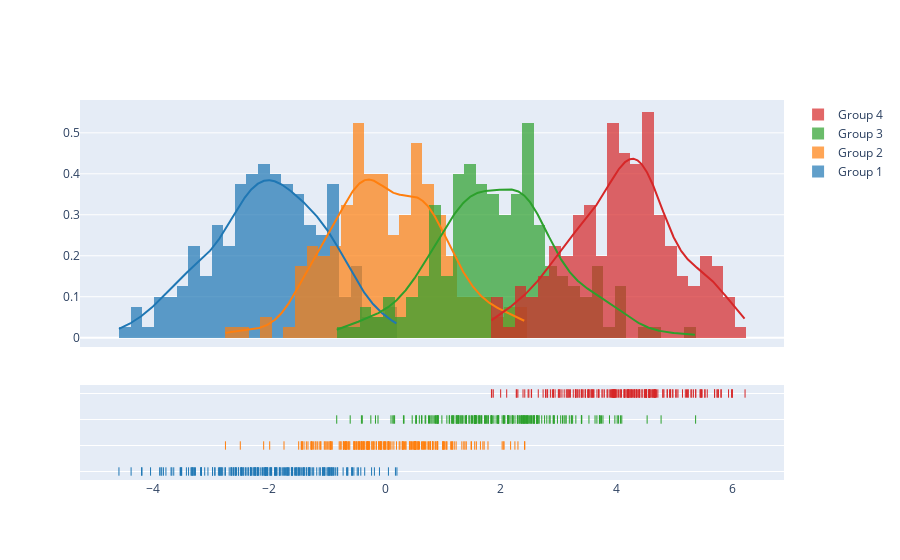

Write notebook code for a chart like this one.
### Code cell
import plotly.figure_factory as ff

# Add histogram data
x1 = np.random.randn(200) - 2
x2 = np.random.randn(200)
x3 = np.random.randn(200) + 2
x4 = np.random.randn(200) + 4

# Group data together
hist_data = [x1, x2, x3, x4]

group_labels = ['Group 1', 'Group 2', 'Group 3', 'Group 4']

# Create distplot with custom bin_size
fig = ff.create_distplot(hist_data, group_labels, bin_size=.2)
fig.show()

### Figure 1 — Plotly figure (JSON) as saved in the notebook; plotly's stock layout.template omitted (floating-point values rounded to 4 significant figures; data arrays with more than 128 entries replaced by an {"elided": "..."} marker saying what was removed)
{"data": [{"autobinx": false, "histnorm": "probability density", "legendgroup": "Group 1", "marker": {"color": "rgb(31, 119, 180)"}, "name": "Group 1", "opacity": 0.7, "type": "histogram", "x": {"elided": "200 float values"}, "xaxis": "x", "xbins": {"end": 0.2042, "size": 0.2, "start": -4.594}, "yaxis": "y"}, {"autobinx": false, "histnorm": "probability density", "legendgroup": "Group 2", "marker": {"color": "rgb(255, 127, 14)"}, "name": "Group 2", "opacity": 0.7, "type": "histogram", "x": {"elided": "200 float values"}, "xaxis": "x", "xbins": {"end": 2.412, "size": 0.2, "start": -2.756}, "yaxis": "y"}, {"autobinx": false, "histnorm": "probability density", "legendgroup": "Group 3", "marker": {"color": "rgb(44, 160, 44)"}, "name": "Group 3", "opacity": 0.7, "type": "histogram", "x": {"elided": "200 float values"}, "xaxis": "x", "xbins": {"end": 5.36, "size": 0.2, "start": -0.8352}, "yaxis": "y"}, {"autobinx": false, "histnorm": "probability density", "legendgroup": "Group 4", "marker": {"color": "rgb(214, 39, 40)"}, "name": "Group 4", "opacity": 0.7, "type": "histogram", "x": {"elided": "200 float values"}, "xaxis": "x", "xbins": {"end": 6.214, "size": 0.2, "start": 1.836}, "yaxis": "y"}, {"legendgroup": "Group 1", "marker": {"color": "rgb(31, 119, 180)"}, "mode": "lines", "name": "Group 1", "showlegend": false, "type": "scatter", "x": {"elided": "500 float values"}, "xaxis": "x", "y": {"elided": "500 float values"}, "yaxis": "y"}, {"legendgroup": "Group 2", "marker": {"color": "rgb(255, 127, 14)"}, "mode": "lines", "name": "Group 2", "showlegend": false, "type": "scatter", "x": {"elided": "500 float values"}, "xaxis": "x", "y": {"elided": "500 float values"}, "yaxis": "y"}, {"legendgroup": "Group 3", "marker": {"color": "rgb(44, 160, 44)"}, "mode": "lines", "name": "Group 3", "showlegend": false, "type": "scatter", "x": {"elided": "500 float values"}, "xaxis": "x", "y": {"elided": "500 float values"}, "yaxis": "y"}, {"legendgroup": "Group 4", "marker": {"color": "rgb(214, 39, 40)"}, "mode": "lines", "name": "Group 4", "showlegend": false, "type": "scatter", "x": {"elided": "500 float values"}, "xaxis": "x", "y": {"elided": "500 float values"}, "yaxis": "y"}, {"legendgroup": "Group 1", "marker": {"color": "rgb(31, 119, 180)", "symbol": "line-ns-open"}, "mode": "markers", "name": "Group 1", "showlegend": false, "type": "scatter", "x": {"elided": "200 float values"}, "xaxis": "x", "y": {"elided": "200 str values"}, "yaxis": "y2"}, {"legendgroup": "Group 2", "marker": {"color": "rgb(255, 127, 14)", "symbol": "line-ns-open"}, "mode": "markers", "name": "Group 2", "showlegend": false, "type": "scatter", "x": {"elided": "200 float values"}, "xaxis": "x", "y": {"elided": "200 str values"}, "yaxis": "y2"}, {"legendgroup": "Group 3", "marker": {"color": "rgb(44, 160, 44)", "symbol": "line-ns-open"}, "mode": "markers", "name": "Group 3", "showlegend": false, "type": "scatter", "x": {"elided": "200 float values"}, "xaxis": "x", "y": {"elided": "200 str values"}, "yaxis": "y2"}, {"legendgroup": "Group 4", "marker": {"color": "rgb(214, 39, 40)", "symbol": "line-ns-open"}, "mode": "markers", "name": "Group 4", "showlegend": false, "type": "scatter", "x": {"elided": "200 float values"}, "xaxis": "x", "y": {"elided": "200 str values"}, "yaxis": "y2"}], "layout": {"barmode": "overlay", "hovermode": "closest", "legend": {"traceorder": "reversed"}, "xaxis": {"anchor": "y2", "domain": [0.0, 1.0], "zeroline": false}, "yaxis": {"anchor": "free", "domain": [0.35, 1], "position": 0.0}, "yaxis2": {"anchor": "x", "domain": [0, 0.25], "dtick": 1, "showticklabels": false}}}
